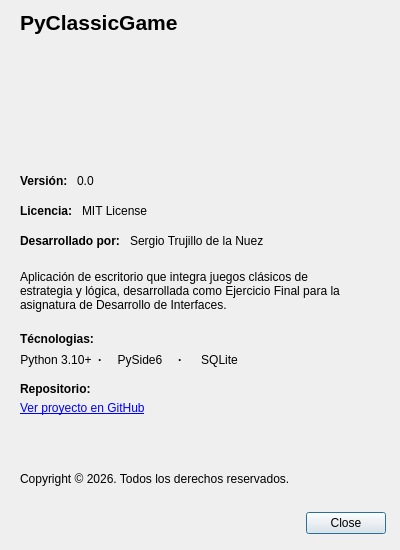
<?xml version="1.0" encoding="UTF-8"?>
<ui version="4.0">
 <class>AboutUs</class>
 <widget class="QDialog" name="AboutUs">
  <property name="enabled">
   <bool>true</bool>
  </property>
  <property name="geometry">
   <rect>
    <x>0</x>
    <y>0</y>
    <width>400</width>
    <height>550</height>
   </rect>
  </property>
  <property name="sizePolicy">
   <sizepolicy hsizetype="Ignored" vsizetype="Ignored">
    <horstretch>0</horstretch>
    <verstretch>0</verstretch>
   </sizepolicy>
  </property>
  <property name="minimumSize">
   <size>
    <width>400</width>
    <height>550</height>
   </size>
  </property>
  <property name="maximumSize">
   <size>
    <width>400</width>
    <height>550</height>
   </size>
  </property>
  <property name="windowTitle">
   <string>Acerca de</string>
  </property>
  <property name="windowIcon">
   <iconset theme="QIcon::ThemeIcon::HelpAbout" resource="../assets/resources.qrc">
    <normaloff>:/logo/icon_128.png</normaloff>:/logo/icon_128.png</iconset>
  </property>
  <widget class="QDialogButtonBox" name="buttonBox">
   <property name="geometry">
    <rect>
     <x>300</x>
     <y>510</y>
     <width>86</width>
     <height>26</height>
    </rect>
   </property>
   <property name="orientation">
    <enum>Qt::Orientation::Horizontal</enum>
   </property>
   <property name="standardButtons">
    <set>QDialogButtonBox::StandardButton::Close</set>
   </property>
  </widget>
  <widget class="QLabel" name="label_name">
   <property name="geometry">
    <rect>
     <x>20</x>
     <y>9</y>
     <width>157</width>
     <height>26</height>
    </rect>
   </property>
   <property name="font">
    <font>
     <pointsize>16</pointsize>
     <bold>true</bold>
    </font>
   </property>
   <property name="text">
    <string>PyClassicGames</string>
   </property>
  </widget>
  <widget class="QWidget" name="horizontalLayoutWidget">
   <property name="geometry">
    <rect>
     <x>20</x>
     <y>170</y>
     <width>91</width>
     <height>22</height>
    </rect>
   </property>
   <layout class="QHBoxLayout" name="horizontalLayout" stretch="0,1">
    <item>
     <widget class="QLabel" name="label_2">
      <property name="minimumSize">
       <size>
        <width>0</width>
        <height>20</height>
       </size>
      </property>
      <property name="maximumSize">
       <size>
        <width>16777215</width>
        <height>20</height>
       </size>
      </property>
      <property name="font">
       <font>
        <bold>true</bold>
       </font>
      </property>
      <property name="text">
       <string>Versión: </string>
      </property>
     </widget>
    </item>
    <item>
     <widget class="QLabel" name="label_version">
      <property name="minimumSize">
       <size>
        <width>0</width>
        <height>20</height>
       </size>
      </property>
      <property name="maximumSize">
       <size>
        <width>16777215</width>
        <height>20</height>
       </size>
      </property>
      <property name="text">
       <string>0.0</string>
      </property>
     </widget>
    </item>
   </layout>
  </widget>
  <widget class="QWidget" name="horizontalLayoutWidget_2">
   <property name="geometry">
    <rect>
     <x>20</x>
     <y>230</y>
     <width>351</width>
     <height>22</height>
    </rect>
   </property>
   <layout class="QHBoxLayout" name="horizontalLayout_2" stretch="0,1">
    <item>
     <widget class="QLabel" name="label_4">
      <property name="minimumSize">
       <size>
        <width>0</width>
        <height>20</height>
       </size>
      </property>
      <property name="maximumSize">
       <size>
        <width>16777215</width>
        <height>20</height>
       </size>
      </property>
      <property name="font">
       <font>
        <bold>true</bold>
       </font>
      </property>
      <property name="text">
       <string>Desarrollado por: </string>
      </property>
     </widget>
    </item>
    <item>
     <widget class="QLabel" name="label_author">
      <property name="minimumSize">
       <size>
        <width>0</width>
        <height>20</height>
       </size>
      </property>
      <property name="maximumSize">
       <size>
        <width>16777215</width>
        <height>20</height>
       </size>
      </property>
      <property name="text">
       <string>Sergio Trujillo de la Nuez</string>
      </property>
     </widget>
    </item>
   </layout>
  </widget>
  <widget class="QWidget" name="horizontalLayoutWidget_3">
   <property name="geometry">
    <rect>
     <x>20</x>
     <y>200</y>
     <width>150</width>
     <height>22</height>
    </rect>
   </property>
   <layout class="QHBoxLayout" name="horizontalLayout_3" stretch="0,1">
    <item>
     <widget class="QLabel" name="label_6">
      <property name="minimumSize">
       <size>
        <width>0</width>
        <height>20</height>
       </size>
      </property>
      <property name="maximumSize">
       <size>
        <width>16777215</width>
        <height>20</height>
       </size>
      </property>
      <property name="font">
       <font>
        <bold>true</bold>
       </font>
      </property>
      <property name="text">
       <string>Licencia: </string>
      </property>
     </widget>
    </item>
    <item>
     <widget class="QLabel" name="label_7">
      <property name="minimumSize">
       <size>
        <width>0</width>
        <height>20</height>
       </size>
      </property>
      <property name="maximumSize">
       <size>
        <width>16777215</width>
        <height>20</height>
       </size>
      </property>
      <property name="text">
       <string>MIT License</string>
      </property>
     </widget>
    </item>
   </layout>
  </widget>
  <widget class="QLabel" name="label_8">
   <property name="geometry">
    <rect>
     <x>20</x>
     <y>260</y>
     <width>341</width>
     <height>61</height>
    </rect>
   </property>
   <property name="text">
    <string>Aplicación de escritorio que integra juegos clásicos de estrategia y lógica, desarrollada como Ejercicio Final para la asignatura de Desarrollo de Interfaces. </string>
   </property>
   <property name="textFormat">
    <enum>Qt::TextFormat::PlainText</enum>
   </property>
   <property name="wordWrap">
    <bool>true</bool>
   </property>
  </widget>
  <widget class="QLabel" name="label_9">
   <property name="geometry">
    <rect>
     <x>20</x>
     <y>330</y>
     <width>91</width>
     <height>18</height>
    </rect>
   </property>
   <property name="font">
    <font>
     <bold>true</bold>
    </font>
   </property>
   <property name="text">
    <string>Técnologias:</string>
   </property>
  </widget>
  <widget class="QLabel" name="label_11">
   <property name="geometry">
    <rect>
     <x>20</x>
     <y>380</y>
     <width>101</width>
     <height>18</height>
    </rect>
   </property>
   <property name="font">
    <font>
     <bold>true</bold>
    </font>
   </property>
   <property name="text">
    <string>Repositorio:</string>
   </property>
  </widget>
  <widget class="QLabel" name="label_12">
   <property name="geometry">
    <rect>
     <x>20</x>
     <y>400</y>
     <width>221</width>
     <height>16</height>
    </rect>
   </property>
   <property name="text">
    <string>&lt;html&gt;&lt;head/&gt;&lt;body&gt;&lt;p&gt;&lt;a href=&quot;https://github.com/TRuHa83/PyClassicGames&quot;&gt;&lt;span style=&quot; text-decoration: underline; color:#0000ff;&quot;&gt;Ver proyecto en GitHub&lt;/span&gt;&lt;/a&gt;&lt;/p&gt;&lt;/body&gt;&lt;/html&gt;</string>
   </property>
   <property name="openExternalLinks">
    <bool>true</bool>
   </property>
  </widget>
  <widget class="QLabel" name="label_13">
   <property name="geometry">
    <rect>
     <x>20</x>
     <y>470</y>
     <width>341</width>
     <height>18</height>
    </rect>
   </property>
   <property name="text">
    <string>Copyright © 2026. Todos los derechos reservados.</string>
   </property>
  </widget>
  <widget class="QLabel" name="label_14">
   <property name="geometry">
    <rect>
     <x>20</x>
     <y>50</y>
     <width>121</width>
     <height>101</height>
    </rect>
   </property>
   <property name="text">
    <string/>
   </property>
   <property name="pixmap">
    <pixmap resource="../assets/resources.qrc">:/logo/icon_128.png</pixmap>
   </property>
  </widget>
  <widget class="QWidget" name="horizontalLayoutWidget_4">
   <property name="geometry">
    <rect>
     <x>20</x>
     <y>350</y>
     <width>231</width>
     <height>20</height>
    </rect>
   </property>
   <layout class="QHBoxLayout" name="horizontalLayout_4" stretch="1,0,1,0,1">
    <item>
     <widget class="QLabel" name="label_10">
      <property name="text">
       <string>Python 3.10+</string>
      </property>
      <property name="alignment">
       <set>Qt::AlignmentFlag::AlignCenter</set>
      </property>
     </widget>
    </item>
    <item>
     <widget class="QLabel" name="label_15">
      <property name="font">
       <font>
        <bold>true</bold>
       </font>
      </property>
      <property name="text">
       <string>·</string>
      </property>
     </widget>
    </item>
    <item>
     <widget class="QLabel" name="label_3">
      <property name="text">
       <string>PySide6</string>
      </property>
      <property name="alignment">
       <set>Qt::AlignmentFlag::AlignCenter</set>
      </property>
     </widget>
    </item>
    <item>
     <widget class="QLabel" name="label_16">
      <property name="font">
       <font>
        <bold>true</bold>
       </font>
      </property>
      <property name="text">
       <string>·</string>
      </property>
     </widget>
    </item>
    <item>
     <widget class="QLabel" name="label_5">
      <property name="text">
       <string>SQLite</string>
      </property>
      <property name="alignment">
       <set>Qt::AlignmentFlag::AlignCenter</set>
      </property>
     </widget>
    </item>
   </layout>
  </widget>
 </widget>
 <resources>
  <include location="../assets/resources.qrc"/>
 </resources>
 <connections>
  <connection>
   <sender>buttonBox</sender>
   <signal>rejected()</signal>
   <receiver>AboutUs</receiver>
   <slot>close()</slot>
   <hints>
    <hint type="sourcelabel">
     <x>342</x>
     <y>522</y>
    </hint>
    <hint type="destinationlabel">
     <x>199</x>
     <y>274</y>
    </hint>
   </hints>
  </connection>
 </connections>
</ui>
